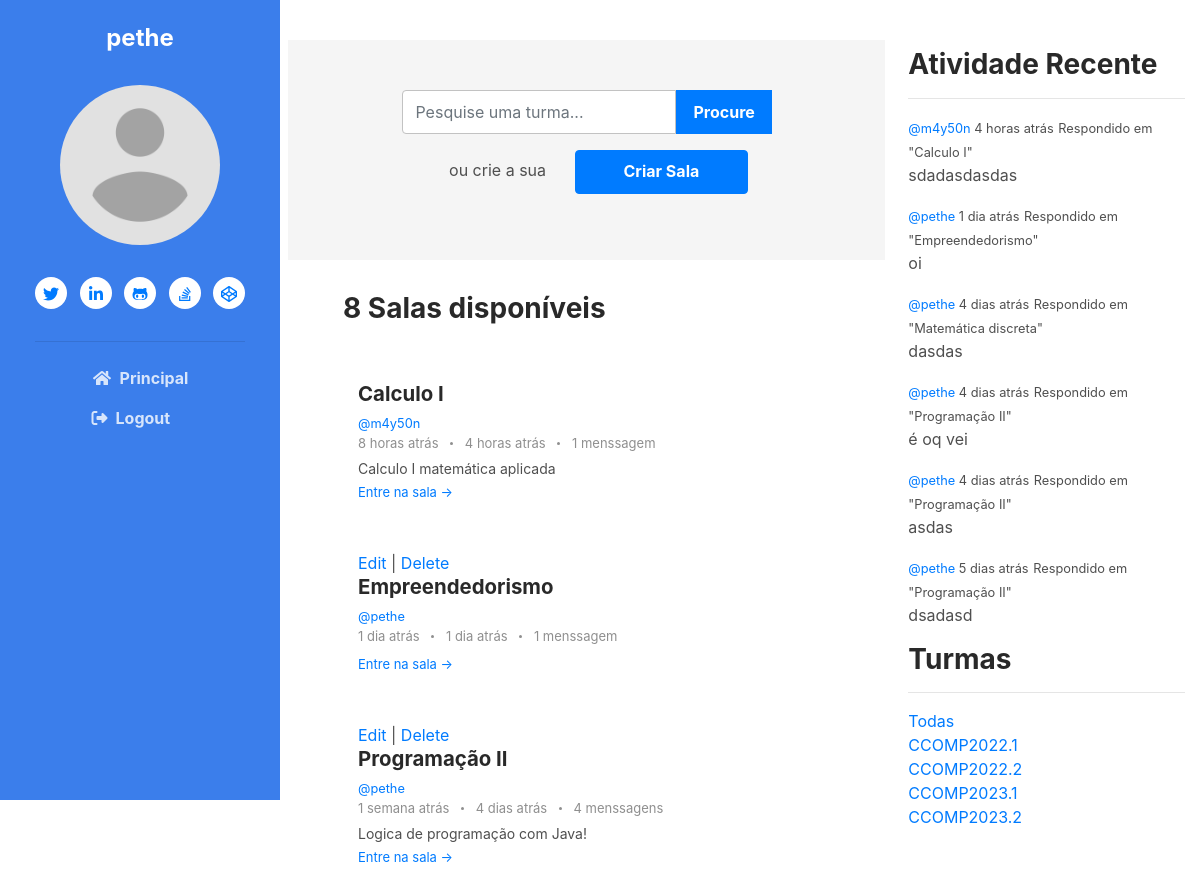
The app's page / (signed in, upper part), older data.
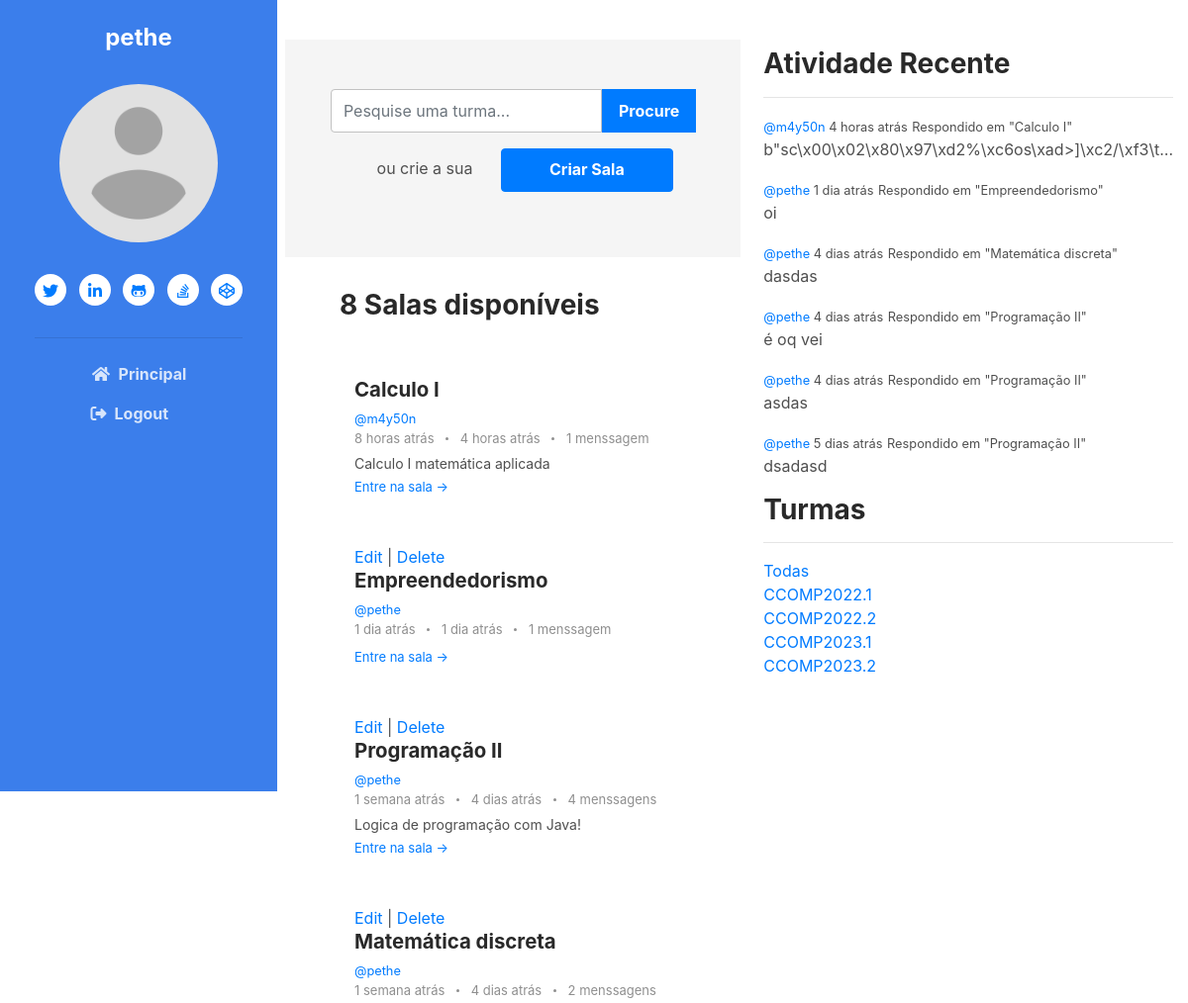
The same page, newer data.
### base/models.py (models this page shows, shortened)
class Room(models.Model):
    host = models.ForeignKey(User, on_delete=models.SET_NULL, null=True)
    classe = models.ForeignKey(Classe, on_delete=models.SET_NULL, null=True)
    name = models.CharField(max_length=200)
    desc = models.TextField(null=True, blank=True)
    room_join = models.CharField(default='room', max_length=20)
    participants = models.ManyToManyField(
        User, related_name='participants', blank=True)
    updated = models.DateTimeField(auto_now=True)
    created = models.DateTimeField(auto_now_add=True)
    created_in = models.TextField(default='capsulat', blank=True)
    crypt_key = models.CharField(max_length=23)
    class Meta:
        ordering = ['-updated', '-created']
    def __str__(self):
        return self.name

class Message(models.Model):
    user = models.ForeignKey(User, on_delete=models.CASCADE)
    room = models.ForeignKey(Room, on_delete=models.CASCADE)
    body = models.TextField()
    update = models.DateTimeField(auto_now=True)
    created = models.DateTimeField(auto_now_add=True)
    created_in = models.TextField(null=True, blank=True)

class Classe(models.Model):
    name = models.CharField(max_length=200)

### base/views.py (the view)
# urls.py: path('', views.home, name="home"),
def home(request):
    q = request.GET.get('q') if request.GET.get(
        'q') != None else ''
    rooms = Room.objects.filter(Q(classe__name__icontains=q) | Q(
        name__icontains=q) | Q(desc__icontains=q)).order_by('-created')
    howLongAgo(rooms)
    classes = Classe.objects.all()
    room_count = rooms.count()
    room_messages = Message.objects.filter(
        Q(room__classe__name__icontains=q) | Q(
            room__name__icontains=q)).order_by('-created')
    howLongAgo(room_messages)
    recent_activity = room_messages[:6]
    context = {'rooms': rooms, 'classes': classes,
               'q': q, 'room_count': room_count, 'room_messages': room_messages,
               'recent_activity': recent_activity}
    return render(request, 'base/home.html', context)

### base/views.py (called while the page is built)
def timesince(dt, default="agora"):
    now = datetime.now()
    diff = now - dt
    periods = (
        (diff.days // 365, "ano", "anos"),
        (diff.days // 30, "mês", "meses"),
        (diff.days // 7, "semana", "semanas"),
        (diff.days, "dia", "dias"),
        (diff.seconds // 3600, "hora", "horas"),
        (diff.seconds // 60, "minuto", "minutos"),
        (diff.seconds - 30, "segundo", "segundos"),
    )
    for period, singular, plural in periods:
        if period >= 1:
            return "%d %s atrás" % (period, singular if period == 1 else plural)
    return default

### base/templates/base/home.html
{% extends 'main.html' %}
{% load static %}
{% block content %}
	<link rel="stylesheet" href="{% static 'styles/main.css' %}">
	<div class="main-2-column">
		<div class="mt-4">
			<div class="search-bar m-2 my-md-3 d-flex flex-wrap justify-content-center align-items-center">
				<form action="" method="get">
					<div class="input-group">
						<input type="text"  name=q class="form-control" placeholder="Pesquise uma turma..." aria-label="Pesquise uma turma..." aria-describedby="basic-addon1">
						<div class="input-group-prepend">
						  <input type="submit" class="input-group btn btn-primary" id="basic-addon1" value="Procure">
						</div>
					</div>
				</form>
				<div class="my-3">
					<p class="mx-4 my-2 d-inline">ou crie a sua</p>
					<a class="btn btn-primary py-2 px-5" href="{% url 'create-room' %}">Criar Sala</a>
				</div>
			</div>
			<div class="container">
				<h3 class="pl-5 pt-3">{{room_count}} Salas disponíveis</h3>
				{% include 'base/feed_component.html' %}
			</div>
		</div>
		<div class="d-flex flex-column">
			{% include 'base/activity_component.html' %}
			{% include 'base/classes_component.html' %}
		</div>
	</div>
{% endblock content%}

### base/templates/base/feed_component.html
{% load humanize %}
<section class="blog-list px-3 py-5 p-md-5 ">
    <div class="container">
        {% for room in rooms %}
            {% if request.user == room.host %}
                <a href="{% url 'update-room' room.id%}">Edit</a>
                |
                <a href="{% url 'delete-room' room.id%}">Delete</a>
            {% endif %}
            <div class="item mb-5">
                <div class="media">
                    <div class="media-body">
                        <h3 class="title mb-1">
                            <a href="{% url 'join' room.id%}">
                                {{room.name}}
                            </a>
                        </h3>
                        <small><a href="{% url 'user-profile' room.host.id %}">@{{room.host.username}}</a></small>
                        <div class="meta mb-1"><span class="date">
                            {{room.created_in}}
                        </span>
                            {% if room.message_set.all.count > 0 %}
                            <span class="time">
                            {% for m in room.message_set.all %}
                                {% if forloop.last %}
                                {{m.created_in}}
                                {% endif %}
                            {% endfor%}
                            </span>
                            {% endif %}
                            <span class="comment">
                                <a href="#">
                                    {{room.message_set.all.count}}
                                {% if room.message_set.all.count > 1 or room.message_set.all.count == 0%}
                                    menssagens
                                {% else %}
                                    menssagem
                                {% endif %}
                                </a>
                            </span>
                        </div>
                        <div class="intro">{{room.desc|truncatechars:70}}</div>
                        <a class="more-link" href="{% url 'room' room.id%}">Entre na sala &rarr;</a>
                    </div>
                </div>
            </div>
        {% endfor %}
    </div>
</section>

### base/templates/base/activity_component.html
<div class="container pt-5">
	<h3>Atividade Recente</h3>
	<hr />
	{% for message in recent_activity%}
	<div>
		<small
			><a href="{% url 'user-profile' message.user.id%}">@{{message.user}} </a>
			{{message.created_in}}</small
		>
		<small>Respondido em "{{message.room}}"</small>
		<p>{{message.body|truncatechars:50}}</p>
	</div>
	{% endfor %}
</div>

### base/templates/base/classes_component.html
<div class="container">
    <h3>Turmas</h3>
    <hr/>
    <a href="{% url 'home' %}">Todas</a>
    {% for classe in classes %}
    <div>
        <a href="{% url 'home' %}?q={{classe.name}}">{{classe.name}}</a>
    </div>
    {% endfor %}
</div>

Row changes from the older to the newer data that the page shows:
changed Message "4 horas atrás": body "sdadasdasdas" → "b\"sc\\x00\\x02\\x80\\x97\\xd2%\\xc6os\\xad>]\\xc2/\\xf3\\t…"
now on this page (row unchanged): Room: shows "Edit", name "Matemática discreta", host.username "pethe", created_in "1 semana atrás", message_set.all.count "2", shows "menssagens", Message (created_in "4 dias atrás")
